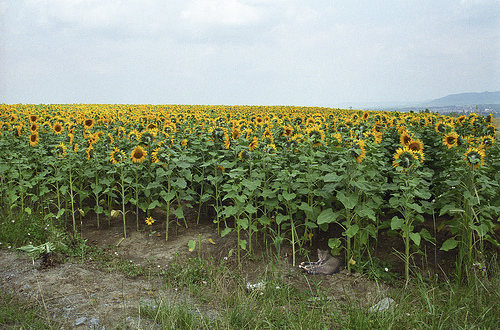
#> input picture SUNFLOWER/127192624_afa3d9cb84.jpg, 500 x 330 px, found by its file name; its folder holds 4 pictures in this run
$ jupyter execute --allow-errors MINIPROJECT.ipynb
#> lines starting #> are read from the running program, lines starting #| are printed output that depends on the picture
#> further down, img_array is the input picture: shape (330, 500, 3); mean R, G, B 132.3, 140.5, 115.1
#> `img_resized = resize(img_array,(150,150,3))`:
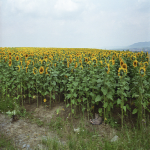
#> img_resized: shape (150, 150, 3) float64; mean R, G, B 0.519, 0.551, 0.451
<a href="https://colab.research.google.com/github/palakkabra/MiniProject/blob/main/MINIPROJECT.ipynb" target="_parent"></a>

[cell 1]
import pandas as pd
import matplotlib.pyplot as plt
from skimage.io import imread
from skimage.transform import resize

[cell 2]
#Preprocessing

import os
import numpy as np

target = []
images = []
flat_data = []

dataDir = '/content/drive/MyDrive/Python April Internship/IMAGES'
categories = ['SUNFLOWER','TULIP']

#> (the rest of this cell did not finish here and is left out)

[cell 3]
flat_data[0]

[cell 4]
target

[cell 5]
unique,count = np.unique(target,return_counts=True)
plt.bar(categories,count)
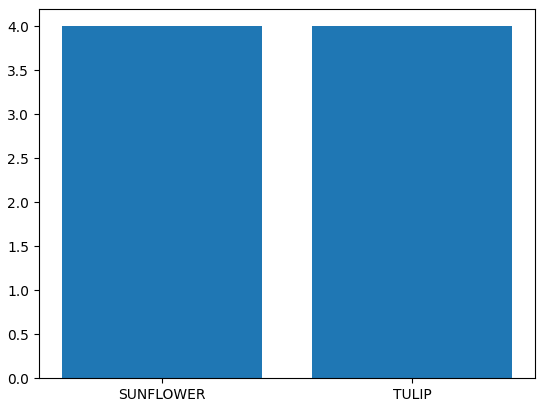
#> figure drawn by matplotlib, 1 panel
